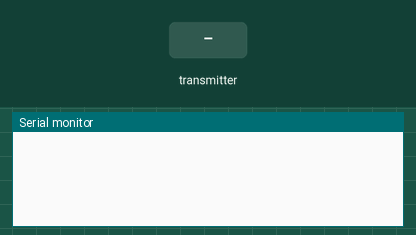
A program run on a simulated ESP32. Shown: the last lines printed to the serial monitor. Inputs (shaded band) come from the test bench. WiFi joins after 1.5 s; servers stay silent unless stated.

Above: at 1.2 s.
1.3 s: the transmitter starts sending a = 0
At 1.66 s:
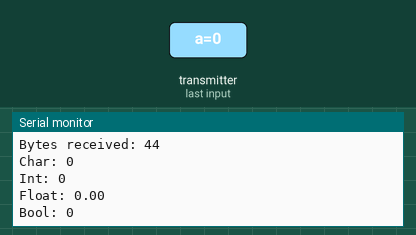
2.8 s: the transmitter starts sending b = 1024
4.3 s: the transmitter starts sending c = 25
5.8 s: the transmitter starts sending d = 1
At 6.16 s:
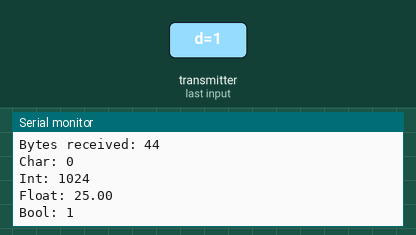
7.3 s: the transmitter starts sending a = 1
8.8 s: the transmitter starts sending b = 2048
Timing chart, 0 to 11.3 s (numbered marks = the images above; inputs shaded):
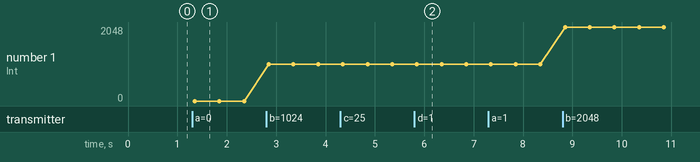

Measured:
- after the input at 1.3 s, the serial monitor: prints a new line after 0.05 s (image 1)
- after the input at 5.8 s, the serial monitor: prints a new line after 0.05 s (image 2)
- plotted number 1: 0 → 1024 after the input at 2.8 s, 1024 → 2048 after the input at 8.8 s

The program:

main.cpp
```cpp
/*#include <Arduino.h>
#include <WiFi.h>
#include <ESP_Mail_Client.h>

const char* wifi_ssid =  "ARSHMIN's Galaxy S21";
const char* wifi_password =  "133560548292a";

#define SMTP_HOST "smtp.gmail.com"
#define SMTP_PORT 465

#define AUTHOR_EMAIL "arshmintestiot1@gmail.com"
#define AUTHOR_PASSWORD "ecjkhmqhtkqzclmb"

#define RECIPIENT_EMAIL "arshmin22@gmail.com"

SMTPSession smtp;

void smtpCallback(SMTP_Status status);

void setup()
{
  Serial.begin(115200);
  Serial.println();

  WiFi.begin(wifi_ssid, wifi_password);
  Serial.print("Connecting to Wi-Fi");
  while (WiFi.status() != WL_CONNECTED)
  {
    Serial.print(".");
    delay(500);
  }

  Serial.println();
  Serial.print("Connected with IP: ");
  Serial.println(WiFi.localIP());
  Serial.println();

  MailClient.networkReconnect(true);

  smtp.debug(1);
  smtp.callback(smtpCallback);

  Session_Config config;
  config.server.host_name = SMTP_HOST;
  config.server.port = SMTP_PORT;
  config.login.email = AUTHOR_EMAIL;
  config.login.password = AUTHOR_PASSWORD;
  config.login.user_domain = "";


  config.time.ntp_server = F("pool.ntp.org,time.nist.gov");
  config.time.gmt_offset = 3;
  config.time.day_light_offset = 0;


  SMTP_Message message;
  message.sender.name = F("ESP");
  message.sender.email = AUTHOR_EMAIL;
  message.subject = F("ESP Notification");
  message.addRecipient(F("reciever"), RECIPIENT_EMAIL);


  String textMsg = "do not go easy into that good night, old age should burn and rave at close of day ; rage , rage against the dying of the light \n - from your past";
  message.text.content = textMsg.c_str();
  message.text.charSet = "us-ascii";
  message.text.transfer_encoding = Content_Transfer_Encoding::enc_7bit;

  message.priority = esp_mail_smtp_priority::esp_mail_smtp_priority_low;
  message.response.notify = esp_mail_smtp_notify_success | esp_mail_smtp_notify_failure | esp_mail_smtp_notify_delay;

  if (!smtp.connect(&config))
  {
    ESP_MAIL_PRINTF("Connection error, Status Code: %d, Error Code: %d, Reason: %s", smtp.statusCode(), smtp.errorCode(), smtp.errorReason().c_str());
    return;
  }

  if (!smtp.isLoggedIn())
  {
    Serial.println("\nNot yet logged in.");
  }
  else
  {
    if (smtp.isAuthenticated())
      Serial.println("\nSuccessfully logged in.");
    else
      Serial.println("\nConnected with no Auth.");
  }

  if (!MailClient.sendMail(&smtp, &message))
    ESP_MAIL_PRINTF("Error, Status Code: %d, Error Code: %d, Reason: %s", smtp.statusCode(), smtp.errorCode(), smtp.errorReason().c_str());
}

void loop()
{
  delay(1000);
}


void smtpCallback(SMTP_Status status)
{
  Serial.println(status.info());

  /* Print the sending result *//*/
  if (status.success())
  {
    Serial.println("----------------");
    ESP_MAIL_PRINTF("Message sent success: %d\n", status.completedCount());
    ESP_MAIL_PRINTF("Message sent failed: %d\n", status.failedCount());
    Serial.println("----------------\n");

    for (size_t i = 0; i < smtp.sendingResult.size(); i++)
    {
      SMTP_Result result = smtp.sendingResult.getItem(i);

      ESP_MAIL_PRINTF("Message No: %d\n", i + 1);
      ESP_MAIL_PRINTF("Status: %s\n", result.completed ? "success" : "failed");
      ESP_MAIL_PRINTF("Date/Time: %s\n", MailClient.Time.getDateTimeString(result.timestamp, "%B %d, %Y %H:%M:%S").c_str());
      ESP_MAIL_PRINTF("Recipient: %s\n", result.recipients.c_str());
      ESP_MAIL_PRINTF("Subject: %s\n", result.subject.c_str());
    }
    Serial.println("----------------\n");
    smtp.sendingResult.clear();
  }
}
*/


//FC:B4:67:72:62:94
/*#include <Arduino.h>
#include "WiFi.h"

void setup(){
  Serial.begin(115200);
  WiFi.mode(WIFI_MODE_STA);
  Serial.println();
  Serial.println(WiFi.macAddress());
}

void loop(){

}
#include <esp_now.h>
#include <WiFi.h>

// REPLACE WITH YOUR RECEIVER MAC Address
//FC:B4:67:72:62:94
uint8_t broadcastAddress[] = {0xFC, 0xB4, 0x67, 0x72, 0x62, 0x94};

// Structure example to send data
// Must match the receiver structure
typedef struct struct_message {
  char a[32];
  int b;
  float c;
  bool d;
} struct_message;

// Create a struct_message called myData
struct_message myData;

esp_now_peer_info_t peerInfo;

// callback when data is sent
void OnDataSent(const uint8_t *mac_addr, esp_now_send_status_t status) {
  Serial.print("\r\nLast Packet Send Status:\t");
  Serial.println(status == ESP_NOW_SEND_SUCCESS ? "Delivery Success" : "Delivery Fail");
}

void setup() {
  // Init Serial Monitor
  Serial.begin(115200);

  // Set device as a Wi-Fi Station
  WiFi.mode(WIFI_STA);

  // Init ESP-NOW
  if (esp_now_init() != ESP_OK) {
    Serial.println("Error initializing ESP-NOW");
    return;
  }

  // Once ESPNow is successfully Init, we will register for Send CB to
  // get the status of Trasnmitted packet
  esp_now_register_send_cb(OnDataSent);

  // Register peer
  memcpy(peerInfo.peer_addr, broadcastAddress, 6);
  peerInfo.channel = 0;
  peerInfo.encrypt = false;

  // Add peer
  if (esp_now_add_peer(&peerInfo) != ESP_OK){
    Serial.println("Failed to add peer");
    return;
  }
}

void loop() {
  // Set values to send
  strcpy(myData.a, "u r a slave");
  myData.b = random(1,20);
  myData.c = 1.2;
  myData.d = false;

  // Send message via ESP-NOW
  esp_err_t result = esp_now_send(broadcastAddress, (uint8_t *) &myData, sizeof(myData));

  if (result == ESP_OK) {
    Serial.println("Sent with success");
  }
  else {
    Serial.println("Error sending the data");
  }
  delay(2000);
}
*/
#include <Arduino.h>
#include <esp_now.h>
#include <WiFi.h>

// Structure example to receive data
// Must match the sender structure
typedef struct struct_message {
    char a[32];
    int b;
    float c;
    bool d;
} struct_message;

// Create a struct_message called myData
struct_message myData;

// callback function that will be executed when data is received
void OnDataRecv(const uint8_t * mac, const uint8_t *incomingData, int len) {
  memcpy(&myData, incomingData, sizeof(myData));
  Serial.print("Bytes received: ");
  Serial.println(len);
  Serial.print("Char: ");
  Serial.println(myData.a);
  Serial.print("Int: ");
  Serial.println(myData.b);
  Serial.print("Float: ");
  Serial.println(myData.c);
  Serial.print("Bool: ");
  Serial.println(myData.d);
  Serial.println();
}

void setup() {
  // Initialize Serial Monitor
  Serial.begin(115200);

  // Set device as a Wi-Fi Station
  WiFi.mode(WIFI_STA);

  // Init ESP-NOW
  if (esp_now_init() != ESP_OK) {
    Serial.println("Error initializing ESP-NOW");
    return;
  }

  // Once ESPNow is successfully Init, we will register for recv CB to
  // get recv packer info
  esp_now_register_recv_cb(OnDataRecv);
}

void loop() {

}
```
